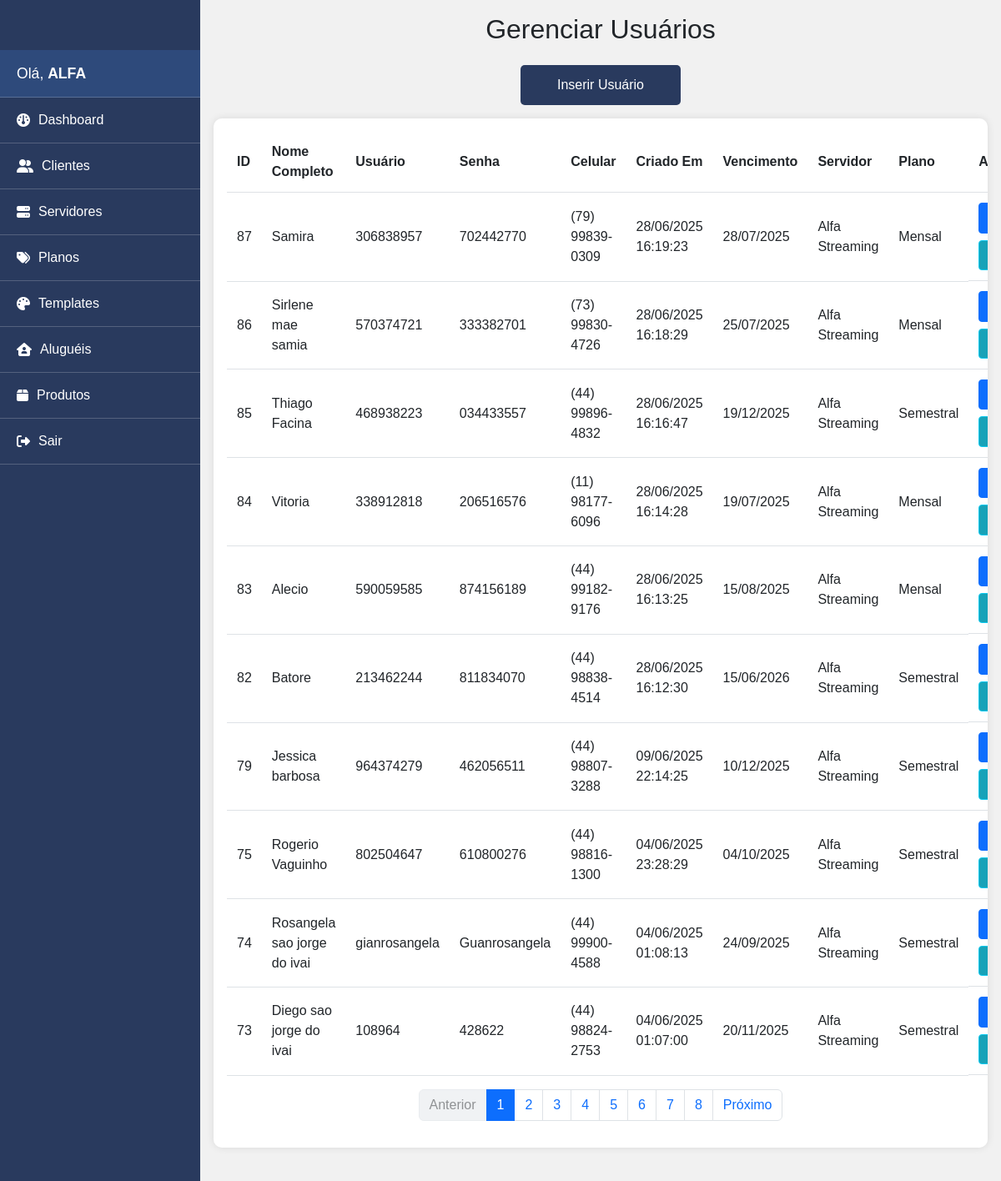
Page /client/users.php (signed in) on the committed database.
### tables this page shows
CREATE TABLE `clientes` (
  `id` int(11) NOT NULL,
  `nome` varchar(255) NOT NULL,
  `email` varchar(255) NOT NULL,
  `senha` varchar(255) NOT NULL,
  `token` varchar(64) DEFAULT NULL,
  `ativo` tinyint(1) NOT NULL DEFAULT '1',
  `cadastrado_por` int(11) DEFAULT NULL,
  `criado_em` datetime NOT NULL,
  `liberar_funcoes` tinyint(1) NOT NULL DEFAULT '0',
  `vencimento` date DEFAULT NULL,
  `plano_id` int(11) DEFAULT NULL,
  `user_id` int(11) DEFAULT NULL,
  `telefone` varchar(15) DEFAULT NULL,
  `chave_pix` varchar(255) DEFAULT NULL,
  `token_expiracao` datetime DEFAULT NULL
);

CREATE TABLE `users` (
  `user_id` int(11) NOT NULL,
  `nome_completo` varchar(255) NOT NULL,
  `usuario` varchar(100) NOT NULL,
  `senha` varchar(255) NOT NULL,
  `celular` varchar(20) NOT NULL,
  `servidor_id` int(11) NOT NULL,
  `plano_id` int(11) DEFAULT NULL,
  `created_at` timestamp NOT NULL DEFAULT CURRENT_TIMESTAMP,
  `vencimento` date DEFAULT NULL,
  `created_by` int(11) NOT NULL,
  `ativo` tinyint(4) NOT NULL DEFAULT '1'
);

CREATE TABLE `servidores` (
  `id` int(11) NOT NULL,
  `cliente_id` int(11) NOT NULL,
  `marca` varchar(255) NOT NULL,
  `plano_mensal` decimal(10,2) NOT NULL DEFAULT '0.00',
  `plano_trimestral` decimal(10,2) NOT NULL DEFAULT '0.00',
  `plano_semestral` decimal(10,2) NOT NULL DEFAULT '0.00',
  `plano_anual` decimal(10,2) NOT NULL DEFAULT '0.00',
  `criado_em` timestamp NOT NULL DEFAULT CURRENT_TIMESTAMP,
  `ativo` tinyint(4) NOT NULL DEFAULT '1'
);

CREATE TABLE `planos` (
  `id` int(11) NOT NULL,
  `nome` varchar(255) NOT NULL,
  `user_id` int(11) NOT NULL,
  `email_usuario` varchar(255) NOT NULL,
  `valor_1` decimal(10,2) NOT NULL,
  `valor_2` decimal(10,2) NOT NULL,
  `valor_3` decimal(10,2) NOT NULL,
  `valor_4` decimal(10,2) NOT NULL,
  `criado_em` timestamp NOT NULL DEFAULT CURRENT_TIMESTAMP,
  `cliente_id` int(11) DEFAULT NULL,
  `duracao` int(11) NOT NULL DEFAULT '30'
);

### client/users.php (the view, shortened to what this page needs)
<?php
require_once '../includes/db.php';
$clienteId = (int)$_SESSION['cliente_id'];
$primeiroNome = '';
try {
    $stmt = $pdo->prepare("SELECT nome, email, chave_pix FROM clientes WHERE id = ? AND ativo = 1");
    $stmt->execute([$clienteId]);
    $cliente = $stmt->fetch(PDO::FETCH_ASSOC);
    $primeiroNome = explode(' ', $cliente['nome'])[0];
} catch (PDOException $e) {
    $error = "Erro ao buscar cliente: " . $e->getMessage();
    error_log("Client fetch error: " . $e->getMessage());
}
$users = [];
$planos = [];
$totalPages = 1;
$page = isset($_GET['page']) && is_numeric($_GET['page']) ? (int)$_GET['page'] : 1;
try {
    $stmt = $pdo->prepare("SELECT id, nome, valor_1, valor_2, valor_3, valor_4 FROM planos WHERE cliente_id = ?");
    $stmt->execute([$clienteId]);
    $planos = $stmt->fetchAll(PDO::FETCH_ASSOC);
} catch (PDOException $e) {
    $error = $error ?? "Erro ao buscar planos: " . $e->getMessage();
    error_log("Planos fetch error: " . $e->getMessage());
}
$limit = 10;
$page = max(1, $page);
$offset = ($page - 1) * $limit;
try {
    $stmt = $pdo->prepare("SELECT u.user_id, u.nome_completo, u.usuario, u.senha, u.celular, u.created_at, u.vencimento, s.marca, u.servidor_id, u.plano_id
                           FROM users u
                           LEFT JOIN servidores s ON u.servidor_id = s.id AND s.cliente_id = ?
                           WHERE u.ativo = 1 AND u.created_by = ?
                           ORDER BY u.created_at DESC
                           LIMIT ? OFFSET ?");
    $stmt->bindParam(1, $clienteId, PDO::PARAM_INT);
    $stmt->bindParam(2, $clienteId, PDO::PARAM_INT);
    $stmt->bindParam(3, $limit, PDO::PARAM_INT);
    $stmt->bindParam(4, $offset, PDO::PARAM_INT);
    $stmt->execute();
    $users = $stmt->fetchAll(PDO::FETCH_ASSOC);
    $stmt = $pdo->prepare("SELECT COUNT(*) FROM users u WHERE u.ativo = 1 AND u.created_by = ?");
    $stmt->execute([$clienteId]);
    $totalUsers = $stmt->fetchColumn();
    $totalPages = ceil($totalUsers / $limit);
    $page = min($page, $totalPages);
} catch (PDOException $e) {
    $error = $error ?? "Erro ao buscar usuários: " . $e->getMessage();
    error_log("User fetch error: " . $e->getMessage());
}
?>
<!DOCTYPE html>
<html lang="pt-br">
<head>
    <link href="https://cdn.jsdelivr.net/npm/bootstrap@5.3.0/dist/css/bootstrap.min.css" rel="stylesheet">
    <link rel="stylesheet" href="https://cdn.jsdelivr.net/npm/bootstrap-icons/font/bootstrap-icons.css">
    <link rel="stylesheet" href="https://cdnjs.cloudflare.com/ajax/libs/font-awesome/6.5.1/css/all.min.css" />
</head>
<body>
    <aside class="sidebar" id="sidebar">
        <nav>
            <?php if (!empty($primeiroNome)): ?>
                <div class="sidebar-user">
                    Olá, <strong><?php echo htmlspecialchars($primeiroNome); ?></strong>
                </div>
            <?php endif; ?>
            <ul>
                <li><a href="dashboard.php"><i class="fa fa-gauge"></i> Dashboard</a></li>
                <li><a href="users.php"><i class="fa fa-user-group"></i> Clientes</a></li>
                <li><a href="servidores.php"><i class="fa fa-server"></i> Servidores</a></li>
                <li><a href="planos.php"><i class="fa fa-tags"></i> Planos</a></li>
                <li><a href="template.php"><i class="fa fa-palette"></i> Templates</a></li>
                <li><a href="alugueis.php"><i class="fa fa-house-user"></i> Aluguéis</a></li>
                <li><a href="produtos.php"><i class="fa fa-box"></i> Produtos</a></li>
                <li><a href="logout.php"><i class="fa fa-right-from-bracket"></i> Sair</a></li>
            </ul>
        </nav>
    </aside>
    <main class="content">
        <div class="container">
            <h2 class="mb-4 text-center">Gerenciar Usuários</h2>
            <button class="add-btn" data-bs-toggle="modal" data-bs-target="#modalUsuario">Inserir Usuário</button>
            <div class="table-container">
                <table class="table table-hover">
                    <thead>
                        <tr>
                            <th data-column="id">ID</th>
                            <th data-column="nome_completo">Nome Completo</th>
                            <th data-column="usuario">Usuário</th>
                            <th data-column="senha">Senha</th>
                            <th data-column="celular">Celular</th>
                            <th data-column="created_at">Criado Em</th>
                            <th data-column="vencimento">Vencimento</th>
                            <th data-column="servidor">Servidor</th>
                            <th data-column="plano">Plano</th>
                            <th data-column="acoes">Ações</th>
                        </tr>
                    </thead>
                    <tbody>
                        <?php if (!empty($users)): ?>
                            <?php foreach ($users as $user): ?>
                                <?php
                                $celular_display = preg_replace('/(\d{2})(\d{5})(\d{4})/', '($1) $2-$3', $user['celular']);
                                $vencimento_display = $user['vencimento'] ? date('d/m/Y', strtotime($user['vencimento'])) : 'Não definido';
                                $created_at_display = $user['created_at'] ? date('d/m/Y H:i:s', strtotime($user['created_at'])) : 'N/A';
                                $plano_nome = 'Sem plano';
                                foreach ($planos as $plano) {
                                    if ($plano['id'] == $user['plano_id']) {
                                        $plano_nome = $plano['nome'];
                                        break;
                                    }
                                }
                                ?>
                                <tr>
                                    <td data-column="id"><?php echo htmlspecialchars($user['user_id']); ?></td>
                                    <td data-column="nome_completo"><?php echo htmlspecialchars($user['nome_completo']); ?></td>
                                    <td data-column="usuario"><?php echo htmlspecialchars($user['usuario']); ?></td>
                                    <td data-column="senha"><?php echo htmlspecialchars($user['senha']); ?></td>
                                    <td data-column="celular"><?php echo htmlspecialchars($celular_display); ?></td>
                                    <td data-column="created_at"><?php echo htmlspecialchars($created_at_display); ?></td>
                                    <td data-column="vencimento"><?php echo htmlspecialchars($vencimento_display); ?></td>
                                    <td data-column="servidor"><?php echo htmlspecialchars($user['marca'] ?? 'Sem servidor'); ?></td>
                                    <td data-column="plano"><?php echo htmlspecialchars($plano_nome); ?></td>
                                    <td data-column="acoes" class="actions">
                                        <button class="btn btn-sm btn-primary open-action-modal"
                                                data-id="<?php echo $user['user_id']; ?>"
                                                data-nome="<?php echo htmlspecialchars($user['nome_completo'], ENT_QUOTES); ?>"
                                                data-usuario="<?php echo htmlspecialchars($user['usuario'], ENT_QUOTES); ?>"
                                                data-celular="<?php echo htmlspecialchars($celular_display, ENT_QUOTES); ?>"
                                                data-celular-raw="<?php echo htmlspecialchars($user['celular'], ENT_QUOTES); ?>"
                                                data-vencimento="<?php echo htmlspecialchars($user['vencimento'] ?? '', ENT_QUOTES); ?>"
                                                data-servidor="<?php echo $user['servidor_id']; ?>"
                                                data-plano="<?php echo htmlspecialchars($user['plano_id'] ?? NULL, ENT_QUOTES); ?>"
                                                data-bs-toggle="modal"
                                                data-bs-target="#modalUsuario">Ações</button>
                                        <a class="action-btn renew-btn btn btn-sm btn-info renew-action"
                                           href="#"
                                           data-id="<?php echo $user['user_id']; ?>"
                                           data-plano="<?php echo htmlspecialchars($user['plano_id'] ?? NULL, ENT_QUOTES); ?>"
                                           data-bs-toggle="modal"
                                           data-bs-target="#modalRenovar">Renovar</a>
                                    </td>
                                </tr>
                            <?php endforeach; ?>
                        <?php else: ?>
                            <tr><td colspan="10" class="text-center text-muted">Nenhum usuário cadastrado.</td></tr>
                        <?php endif; ?>
                    </tbody>
                </table>
                <?php if ($totalPages > 1): ?>
                    <nav aria-label="Page navigation">
                        <ul class="pagination">
                            <li class="page-item <?php echo $page <= 1 ? 'disabled' : ''; ?>">
                                <a class="page-link" href="?page=<?php echo $page - 1; ?>">Anterior</a>
                            </li>
                            <?php for ($i = 1; $i <= $totalPages; $i++): ?>
                                <li class="page-item <?php echo $i === $page ? 'active' : ''; ?>">
                                    <a class="page-link" href="?page=<?php echo $i; ?>"><?php echo $i; ?></a>
                                </li>
                            <?php endfor; ?>
                            <li class="page-item <?php echo $page >= $totalPages ? 'disabled' : ''; ?>">
                                <a class="page-link" href="?page=<?php echo $page + 1; ?>">Próximo</a>
                            </li>
                        </ul>
                    </nav>
                <?php endif; ?>
            </div>
        </div>
    </main>
</body>
</html>

### client/users.php (style rules this page uses)
* { box-sizing: border-box; margin: 0; padding: 0; }
body { background-color: #f1f1f1; font-family: Arial, sans-serif; font-size: 16px; }
.sidebar { width: 240px; position: fixed; top: 0; left: 0; height: 100%; background: #293a5e; color: white; padding-top: 60px; transition: transform 0.3s ease; z-index: 1100; }
.sidebar-user { padding: 15px 20px; font-size: 1.1rem; border-bottom: 1px solid rgba(255, 255, 255, 0.2); background-color: #2e4a7b; }
.sidebar ul { list-style: none; padding: 0; margin: 0; }
.sidebar ul li { padding: 15px 20px; border-bottom: 1px solid rgba(255, 255, 255, 0.2); }
.sidebar ul li a { color: white; text-decoration: none; font-size: 1rem; display: flex; align-items: center; gap: 10px; }
main.content { margin-left: 240px; padding: 0.5rem; min-height: 100vh; transition: margin-left 0.3s ease; z-index: 1; }
.container { width: 100%; max-width: 90vw; margin: 0.5rem auto; padding: 0 0.5rem; }
.add-btn { display: block; background: #293a5e; color: white; border: none; padding: 0.75rem 1.5rem; border-radius: 5px; cursor: pointer; font-size: clamp(0.9rem, 2.5vw, 1rem); margin: 0 auto 1rem; width: 100%; max-width: 12rem; text-align: center; transition: background 0.2s; }
.table-container { background: white; padding: 1rem; border-radius: 10px; box-shadow: 0 0 10px rgba(0,0,0,0.1); margin: 0.5rem 0; overflow-x: auto; }
.table { min-width: 600px; }
.table td, .table th { word-wrap: break-word; max-width: 200px; padding: 0.75rem; vertical-align: middle; }
.actions { display: flex; gap: 0.5rem; flex-wrap: wrap; }
.actions button { padding: 0.4rem 0.8rem; font-size: clamp(0.8rem, 2vw, 0.9rem); }
.pagination { justify-content: center; margin-top: 1rem; }
.action-btn { padding: 0.4rem 0.8rem; font-size: clamp(0.8rem, 2vw, 0.9rem); border-radius: 4px; text-decoration: none; color: white; }
.renew-btn { background-color: #17a2b8; }
.disabled { pointer-events: none; opacity: 0.65; }

### rows in the picture
clientes: nome "ALFA"
users: user_id "87", nome_completo "Samira", usuario "306838957", senha "702442770", celular "(79) 99839-0309", created_at "28/06/2025 16:19:23", vencimento "28/07/2025", servidor.marca "Alfa Streaming", plano.nome "Mensal"
users: user_id "86", nome_completo "Sirlene mae samia", usuario "570374721", senha "333382701", celular "(73) 99830-4726", created_at "28/06/2025 16:18:29", vencimento "25/07/2025", servidor.marca "Alfa Streaming", plano.nome "Mensal"
users: user_id "85", nome_completo "Thiago Facina", usuario "468938223", senha "034433557", celular "(44) 99896-4832", created_at "28/06/2025 16:16:47", vencimento "19/12/2025", servidor.marca "Alfa Streaming", plano.nome "Semestral"
users: user_id "84", nome_completo "Vitoria", usuario "338912818", senha "206516576", celular "(11) 98177-6096", created_at "28/06/2025 16:14:28", vencimento "19/07/2025", servidor.marca "Alfa Streaming", plano.nome "Mensal"
users: user_id "83", nome_completo "Alecio", usuario "590059585", senha "874156189", celular "(44) 99182-9176", created_at "28/06/2025 16:13:25", vencimento "15/08/2025", servidor.marca "Alfa Streaming", plano.nome "Mensal"
users: user_id "82", nome_completo "Batore", usuario "213462244", senha "811834070", celular "(44) 98838-4514", created_at "28/06/2025 16:12:30", vencimento "15/06/2026", servidor.marca "Alfa Streaming", plano.nome "Semestral"
users: user_id "79", nome_completo "Jessica barbosa", usuario "964374279", senha "462056511", celular "(44) 98807-3288", created_at "09/06/2025 22:14:25", vencimento "10/12/2025", servidor.marca "Alfa Streaming", plano.nome "Semestral"
users: user_id "75", nome_completo "Rogerio Vaguinho", usuario "802504647", senha "610800276", celular "(44) 98816-1300", created_at "04/06/2025 23:28:29", vencimento "04/10/2025", servidor.marca "Alfa Streaming", plano.nome "Semestral"
users: user_id "74", nome_completo "Rosangela sao jorge do ivai", usuario "gianrosangela", senha "Guanrosangela", celular "(44) 99900-4588", created_at "04/06/2025 01:08:13", vencimento "24/09/2025", servidor.marca "Alfa Streaming", plano.nome "Semestral"
users: user_id "73", nome_completo "Diego sao jorge do ivai", usuario "108964", senha "428622", celular "(44) 98824-2753", created_at "04/06/2025 01:07:00", vencimento "20/11/2025", servidor.marca "Alfa Streaming", plano.nome "Semestral"
